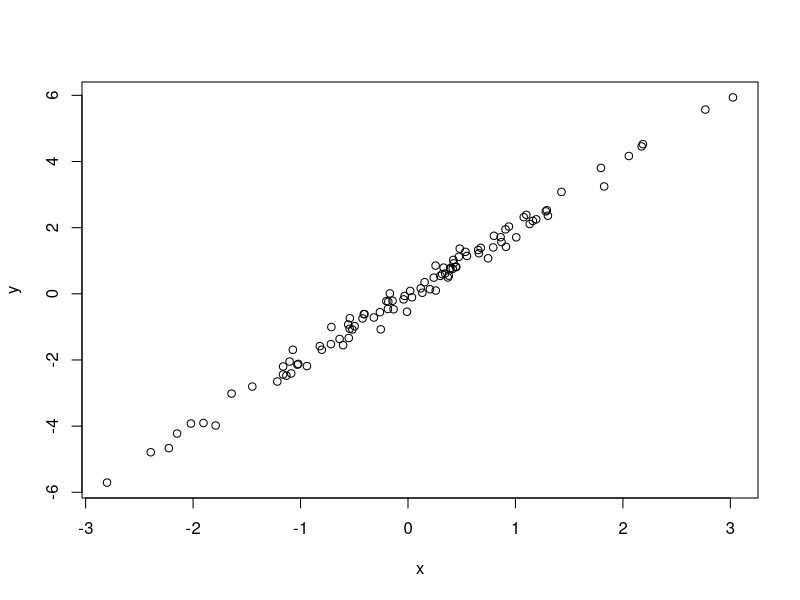

Here is the R script that generated this plot:
# Simulate and plot data.
# Kathryn Busby
# mkbusby@email.arizona.edu
# 2021-03-23

# Simulate data from normal distribution

x <- rnorm(n=100)
y <- 2 * x + rnorm(n = 100, sd = 0.2)

# Plot simulated data

plot(x=x, y=y)
